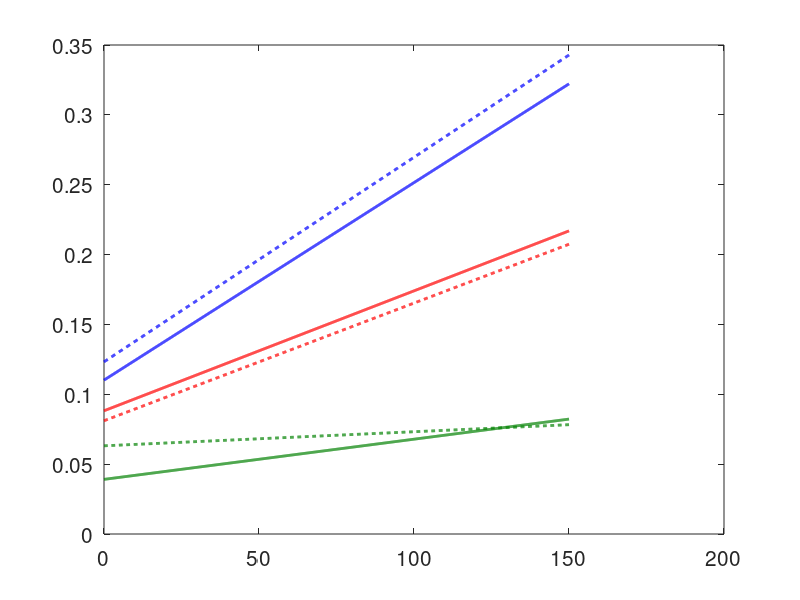

Reproduce this figure in MATLAB. (Note: this script raises an error after producing the figure.)


tf = 150;   
t = 0:0.1:tf;


%%%% Australia
ap = 0.0012461; bp = 0.32225; an = -0.00016767; bn = 0.21212;
% Equation for positive sentiment:  y_p = 0.0012461*x + 0.32225
% Equation for negative sentiment:  y_n = -0.00016767*x + 0.21212
% Equation for positive sentiment:  y_p = 0.0012461*x + 0.32225
% Equation for negative sentiment:  y_n = 0.00016767*x + -0.21212

yp = ap*t + bp;
yn = an*t + bn;
m_AU = yp-yn;


%%%% Brazil sentiment data
ap =  0.00032631; bp =  0.18091; an =  0.00022551; bn =  0.11779;
% Equation for positive sentiment:  y_p = 0.00032631*x + 0.18091
% Equation for negative sentiment:  y_n = 0.00022551*x + 0.11779
% Equation for positive sentiment:  y_p = 0.00032631*x + 0.18091
% Equation for negative sentiment:  y_n = -0.00022551*x + -0.11779


yp = ap*t + bp;
yn = an*t + bn;
m_BR = yp-yn;
 

%%%% India sentiment data
ap = 5.062e-05; bp = 0.33413; an = -0.00024183; bn = 0.16858;
% Equation for positive sentiment:  y_p = 5.062e-05*x + 0.33413
% Equation for negative sentiment:  y_n = -0.00024183*x + 0.16858
% Equation for positive sentiment:  y_p = 5.062e-05*x + 0.33413
% Equation for negative sentiment:  y_n = 0.00024183*x + -0.16858

yp = ap*t + bp;
yn = an*t + bn;
m_IN = yp-yn; 


%%%% Italy sentiment data
ap = 0.00054929; bp = 0.24898; an = -0.00030907; bn = 0.16079;
% Equation for positive sentiment:  y_p = 0.00054929*x + 0.24898
% Equation for negative sentiment:  y_n = -0.00030907*x + 0.16079
% Equation for positive sentiment:  y_p = 0.00054929*x + 0.24898
% Equation for negative sentiment:  y_n = 0.00030907*x + -0.16079

yp = ap*t + bp;
yn = an*t + bn;
m_IY = yp-yn;



% %%%% Nigeria sentiment data
ap = 0.00064025; bp = 0.30729; an = 0.00030552; bn = -0.18001;

% Equation for positive sentiment:  y_p = 0.00064025*x + 0.30729
% Equation for negative sentiment:  y_n = 0.00030552*x + -0.18001
% Equation for positive sentiment:  y_p = 0.00064025*x + 0.30729
% Equation for negative sentiment:  y_n = -0.00030552*x + 0.18001

yp = ap*t + bp;
yn = an*t + bn;
m_NG = yp-yn;


%%%%% South Africa sentiment data
ap = 0.0005727; bp = 0.26629; an = -0.00026964; bn = 0.18524;
% Equation for positive sentiment:  y_p = 0.0005727*x + 0.26629
% Equation for negative sentiment:  y_n = -0.00026964*x + 0.18524
% Equation for positive sentiment:  y_p = 0.0005727*x + 0.26629
% Equation for negative sentiment:  y_n = 0.00026964*x + -0.18524

yp = ap*t + bp;
yn = an*t + bn;
m_SA = yp-yn;


%%%% United Kingdom sentiment data
ap = 0.0012266; bp = 0.34568; an = -0.0002375; bn = 0.22246;
% Equation for positive sentiment:  y_p = 0.0012266*x + 0.34568
% Equation for negative sentiment:  y_n = -0.0002375*x + 0.22246
% Equation for positive sentiment:  y_p = 0.0012266*x + 0.34568
% Equation for negative sentiment:  y_n = 0.0002375*x + -0.22246

yp = ap*t + bp;
yn = an*t + bn;
m_UK = yp-yn;


%%%% United States sentiment data
ap = 0.00029309; bp = 0.10708; an = 5.5321e-06; bn = 0.067976;
ap = 0.00029309; bp = 0.10708; an2 = 5.5321e-06*1.2; bn2 = 0.067976*1.2;

% Equation for positive sentiment:  y_p = 0.00029309*x + 0.10708
% Equation for negative sentiment:  y_n = 5.5321e-06*x + 0.067976

% Equation for positive sentiment:  y_p = 0.00029309*x + 0.10708
% Equation for negative sentiment:  y_n = -5.5321e-06*x + -0.067976

yp = ap*t + bp;
yn = an*t + bn;
yn2 = an2*t + bn2;

m_US = yp-yn;
m_US2 = yp-yn2;


%
%t,m_US2,'--k',

% figure(3)
% plot(t,m_AU,'-.b',t,m_BR,'-.k',t,m_IY,'r',t,m_IN,'-.g',t,m_NG,'c',t,m_SA,'-.r',t,m_UK,'b',t,m_US,'k','LineWidth',3)
% xlabel('Time (days)','FontSize',25)
% ylabel('m = yp+yn','FontSize',25)
% legend('Australia','Brazil','Italy','India','Nigeria','South Africa','United Kingdom','United States')    





set(0,'DefaultAxesFontSize',20)

FS = 15;  % font size for graphs

printTOeps = true;  % if true, the figures will be printed to EPS files

figure(2)
box on;
hold on;
plot(t, m_AU, 'LineWidth', 2, 'Color', [0 0 1]);  % blue 
plot(t, m_BR, '--', 'LineWidth', 2, 'Color', [0 0.5 0]); % green
plot(t, m_IY, 'LineWidth', 2, 'Color', [1 0 0]); % red
plot(t, m_SA, '--', 'LineWidth', 2, 'Color', [1 0 0]); % red
plot(t, m_UK, '--', 'LineWidth', 2, 'Color', [0 0 1]); % blue 
plot(t, m_US, 'LineWidth', 2, 'Color', [0 0.5 0]); % green
set(gcf, 'Units', 'Inches', 'Position', [0, 0, 4, 3]);
set(gca, 'FontSize', FS)
ax = gca;
ax.TickLabelInterpreter = 'latex';
xlabel('Time (days)', 'Interpreter', 'latex')
ylabel('Sentiment difference ', 'Interpreter', 'latex')
legend('Australia','Brazil','Italy','South Africa','United Kingdom','United States', ...
    'Interpreter', 'latex');
legend boxoff
% axis([0 tf 0 0.017]);

% if printTOeps
%     filename = 'populationomegaQHbehavior.eps';
%     print(filename,'-depsc');
% %     close
% end













